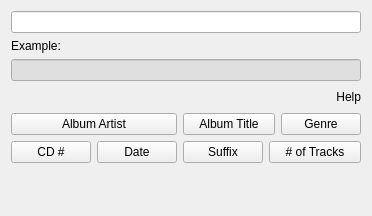
<?xml version="1.0" encoding="UTF-8"?>
<ui version="4.0">
 <class>FilenameSchemeWizardWidgetUI</class>
 <widget class="QWidget" name="FilenameSchemeWizardWidgetUI">
  <property name="geometry">
   <rect>
    <x>0</x>
    <y>0</y>
    <width>372</width>
    <height>216</height>
   </rect>
  </property>
  <layout class="QGridLayout" name="gridLayout">
   <item row="4" column="0" colspan="2">
    <widget class="QPushButton" name="kpushbutton_albumartist">
     <property name="minimumSize">
      <size>
       <width>0</width>
       <height>0</height>
      </size>
     </property>
     <property name="maximumSize">
      <size>
       <width>16777215</width>
       <height>16777215</height>
      </size>
     </property>
     <property name="toolTip">
      <string/>
     </property>
     <property name="text">
      <string>Album Artist</string>
     </property>
    </widget>
   </item>
   <item row="3" column="0" colspan="5">
    <layout class="QHBoxLayout" name="horizontalLayout">
     <item>
      <spacer name="horizontalSpacer">
       <property name="orientation">
        <enum>Qt::Horizontal</enum>
       </property>
       <property name="sizeHint" stdset="0">
        <size>
         <width>40</width>
         <height>20</height>
        </size>
       </property>
      </spacer>
     </item>
     <item>
      <widget class="KUrlLabel" name="kurllabel_help">
       <property name="text">
        <string>Help</string>
       </property>
       <property name="alignment">
        <set>Qt::AlignRight|Qt::AlignTrailing|Qt::AlignVCenter</set>
       </property>
      </widget>
     </item>
    </layout>
   </item>
   <item row="2" column="0" colspan="5">
    <widget class="QLineEdit" name="qlineedit_example">
     <property name="enabled">
      <bool>true</bool>
     </property>
     <property name="palette">
      <palette>
       <active>
        <colorrole role="Base">
         <brush brushstyle="SolidPattern">
          <color alpha="255">
           <red>224</red>
           <green>223</green>
           <blue>223</blue>
          </color>
         </brush>
        </colorrole>
        <colorrole role="Highlight">
         <brush brushstyle="SolidPattern">
          <color alpha="255">
           <red>65</red>
           <green>139</green>
           <blue>212</blue>
          </color>
         </brush>
        </colorrole>
        <colorrole role="HighlightedText">
         <brush brushstyle="SolidPattern">
          <color alpha="255">
           <red>255</red>
           <green>255</green>
           <blue>255</blue>
          </color>
         </brush>
        </colorrole>
       </active>
       <inactive>
        <colorrole role="Base">
         <brush brushstyle="SolidPattern">
          <color alpha="255">
           <red>224</red>
           <green>223</green>
           <blue>223</blue>
          </color>
         </brush>
        </colorrole>
        <colorrole role="Highlight">
         <brush brushstyle="SolidPattern">
          <color alpha="255">
           <red>65</red>
           <green>139</green>
           <blue>212</blue>
          </color>
         </brush>
        </colorrole>
        <colorrole role="HighlightedText">
         <brush brushstyle="SolidPattern">
          <color alpha="255">
           <red>255</red>
           <green>255</green>
           <blue>255</blue>
          </color>
         </brush>
        </colorrole>
       </inactive>
       <disabled>
        <colorrole role="Base">
         <brush brushstyle="SolidPattern">
          <color alpha="255">
           <red>244</red>
           <green>244</green>
           <blue>244</blue>
          </color>
         </brush>
        </colorrole>
        <colorrole role="Highlight">
         <brush brushstyle="SolidPattern">
          <color alpha="255">
           <red>65</red>
           <green>139</green>
           <blue>212</blue>
          </color>
         </brush>
        </colorrole>
        <colorrole role="HighlightedText">
         <brush brushstyle="SolidPattern">
          <color alpha="255">
           <red>255</red>
           <green>255</green>
           <blue>255</blue>
          </color>
         </brush>
        </colorrole>
       </disabled>
      </palette>
     </property>
     <property name="readOnly">
      <bool>true</bool>
     </property>
    </widget>
   </item>
   <item row="4" column="2" colspan="2">
    <widget class="QPushButton" name="kpushbutton_albumtitle">
     <property name="minimumSize">
      <size>
       <width>0</width>
       <height>0</height>
      </size>
     </property>
     <property name="maximumSize">
      <size>
       <width>16777215</width>
       <height>16777215</height>
      </size>
     </property>
     <property name="toolTip">
      <string/>
     </property>
     <property name="text">
      <string>Album Title</string>
     </property>
    </widget>
   </item>
   <item row="5" column="2">
    <widget class="QPushButton" name="kpushbutton_suffix">
     <property name="text">
      <string>Suffix</string>
     </property>
    </widget>
   </item>
   <item row="5" column="0">
    <widget class="QPushButton" name="kpushbutton_cdno">
     <property name="toolTip">
      <string/>
     </property>
     <property name="text">
      <string>CD #</string>
     </property>
    </widget>
   </item>
   <item row="1" column="0">
    <widget class="QLabel" name="label_album_example">
     <property name="maximumSize">
      <size>
       <width>16777215</width>
       <height>21</height>
      </size>
     </property>
     <property name="text">
      <string>Example:</string>
     </property>
     <property name="buddy">
      <cstring>qlineedit_example</cstring>
     </property>
    </widget>
   </item>
   <item row="4" column="4">
    <widget class="QPushButton" name="kpushbutton_genre">
     <property name="toolTip">
      <string/>
     </property>
     <property name="text">
      <string>Genre</string>
     </property>
    </widget>
   </item>
   <item row="0" column="0" colspan="5">
    <widget class="QLineEdit" name="qlineedit_scheme"/>
   </item>
   <item row="5" column="1">
    <widget class="QPushButton" name="kpushbutton_date">
     <property name="toolTip">
      <string/>
     </property>
     <property name="text">
      <string>Date</string>
     </property>
    </widget>
   </item>
   <item row="5" column="3" colspan="2">
    <widget class="QPushButton" name="kpushbutton_nooftracks">
     <property name="text">
      <string># of Tracks</string>
     </property>
    </widget>
   </item>
   <item row="6" column="0" colspan="4">
    <spacer name="verticalSpacer">
     <property name="orientation">
      <enum>Qt::Vertical</enum>
     </property>
     <property name="sizeHint" stdset="0">
      <size>
       <width>20</width>
       <height>14</height>
      </size>
     </property>
    </spacer>
   </item>
  </layout>
 </widget>
 <customwidgets>
  <customwidget>
   <class>KUrlLabel</class>
   <extends>QLabel</extends>
   <header>kurllabel.h</header>
  </customwidget>
 </customwidgets>
 <resources/>
 <connections/>
</ui>
